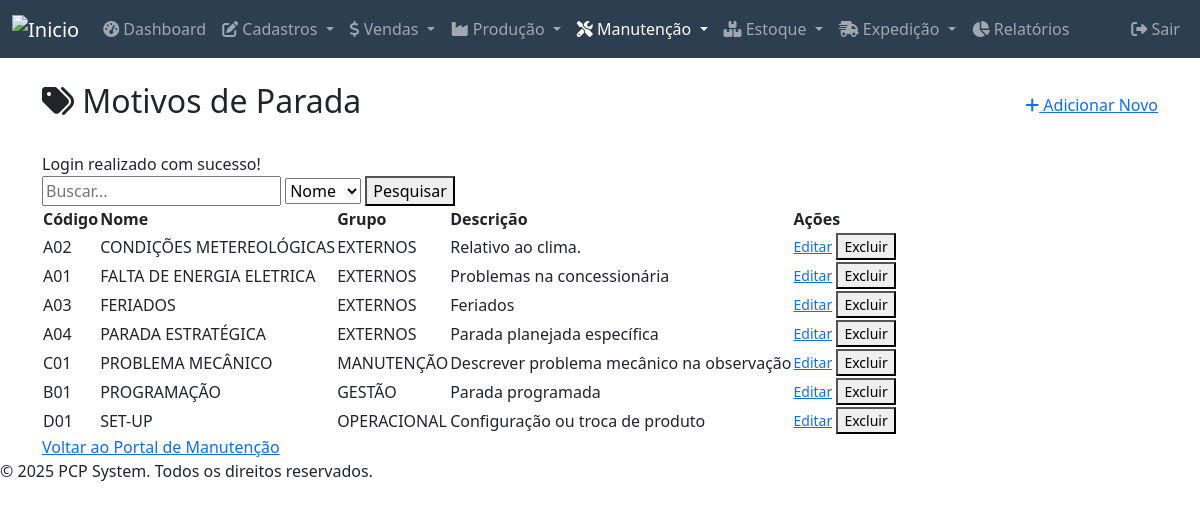
Page /modules/manutencao/motivos/index.php (signed in) on the committed database.
### tables this page shows
CREATE TABLE `motivos_parada` (
  `id` int(11) NOT NULL,
  `codigo` varchar(20) NOT NULL,
  `nome` varchar(100) NOT NULL,
  `descricao` text DEFAULT NULL,
  `grupo` varchar(50) DEFAULT NULL,
  `created_at` timestamp NOT NULL DEFAULT current_timestamp(),
  `updated_at` timestamp NOT NULL DEFAULT current_timestamp() ON UPDATE current_timestamp(),
  `deleted_at` datetime DEFAULT NULL
);

### public_html/config/database.php (called while the page is built, shortened)
<?php
function sanitizeInput($data) {
    $data = (string) $data;
    $data = trim($data);
    $data = stripslashes($data);
    $data = htmlspecialchars($data, ENT_QUOTES, 'UTF-8');
    return $data;
}
?>

### public_html/modules/manutencao/motivos/index.php (the view, shortened to what this page needs)
<?php
require_once __DIR__ . '/../../../config/database.php';
require_once __DIR__ . '/../../../includes/header.php';
$conn = connectDB();
$search_term = sanitizeInput($_GET['search_term'] ?? '');
$filter_field = sanitizeInput($_GET['filter_field'] ?? 'nome');
$filter_options = [
    'codigo' => 'Código',
    'nome' => 'Nome',
    'grupo' => 'Grupo'
];
$items_per_page = 10;
$current_page = isset($_GET['page']) ? (int)$_GET['page'] : 1;
$offset = ($current_page - 1) * $items_per_page;
$where_clause = " WHERE deleted_at IS NULL ";
$params = [];
$sql_fetch = "SELECT * FROM motivos_parada" . $where_clause . " ORDER BY nome ASC LIMIT ? OFFSET ?";
$params_fetch = array_merge($params, [$items_per_page, $offset]);
$result_fetch = $conn->execute_query($sql_fetch, $params_fetch);
$motivos = $result_fetch->fetch_all(MYSQLI_ASSOC);
?>
<div class="container mt-4">
    <div class="d-flex justify-content-between align-items-center mb-4">
        <h2><i class="fas fa-tags"></i> Motivos de Parada</h2>
        <a href="adicionar.php" class="button add"><i class="fas fa-plus"></i> Adicionar Novo</a>
    </div>
    <?php if (isset($_SESSION['message'])): ?>
    <div class="message <?php echo htmlspecialchars($_SESSION['message_type']); ?>">
        <?php echo $_SESSION['message']; ?>
    </div>
    <?php endif; ?>
    <div class="search-container">
        <form action="index.php" method="GET" class="search-form-inline">
            <input type="text" name="search_term" placeholder="Buscar..." value="<?php echo htmlspecialchars($search_term); ?>">
            <select name="filter_field">
                <?php foreach ($filter_options as $field_value => $field_label): ?>
                    <option value="<?php echo htmlspecialchars($field_value); ?>" <?php echo ($filter_field === $field_value) ? 'selected' : ''; ?>>
                        <?php echo htmlspecialchars($field_label); ?>
                    </option>
                <?php endforeach; ?>
            </select>
            <button type="submit" class="button">Pesquisar</button>
        </form>
    </div>
    <?php if (!empty($motivos)): ?>
        <table>
            <thead>
                <tr>
                    <th>Código</th>
                    <th>Nome</th>
                    <th>Grupo</th>
                    <th>Descrição</th>
                    <th>Ações</th>
                </tr>
            </thead>
            <tbody>
                <?php foreach ($motivos as $motivo): ?>
                    <tr>
                        <td><?php echo htmlspecialchars($motivo['codigo']); ?></td>
                        <td><?php echo htmlspecialchars($motivo['nome']); ?></td>
                        <td><?php echo htmlspecialchars($motivo['grupo']); ?></td>
                        <td><?php echo htmlspecialchars($motivo['descricao']); ?></td>
                        <td>
                            <a href="editar.php?id=<?php echo $motivo['id']; ?>" class="button edit small">Editar</a>
                            <button class="button delete small" onclick="showDeleteModal('motivos_parada', <?php echo $motivo['id']; ?>)">Excluir</button>
                        </td>
                    </tr>
                <?php endforeach; ?>
            </tbody>
        </table>
    <?php else: ?>
        <p style="text-align: center; margin-top: 20px;">Nenhum motivo de parada encontrado.</p>
    <?php endif; ?>
        <a href="../index.php" class="back-link mt-4">Voltar ao Portal de Manutenção</a>
</div>
<?php
require_once __DIR__ . '/../../../includes/footer.php';
?>

### rows in the picture
motivos_parada: codigo "A02", nome "CONDIÇÕES METEREOLÓGICAS", grupo "EXTERNOS", descricao "Relativo ao clima."
motivos_parada: codigo "A01", nome "FALTA DE ENERGIA ELETRICA", grupo "EXTERNOS", descricao "Problemas na concessionária"
motivos_parada: codigo "A03", nome "FERIADOS", grupo "EXTERNOS", descricao "Feriados"
motivos_parada: codigo "A04", nome "PARADA ESTRATÉGICA", grupo "EXTERNOS", descricao "Parada planejada específica"
motivos_parada: codigo "C01", nome "PROBLEMA MECÂNICO", grupo "MANUTENÇÃO", descricao "Descrever problema mecânico na observação"
motivos_parada: codigo "B01", nome "PROGRAMAÇÃO", grupo "GESTÃO", descricao "Parada programada"
motivos_parada: codigo "D01", nome "SET-UP", grupo "OPERACIONAL", descricao "Configuração ou troca de produto"

### other values in the picture
$_SESSION['message'] "Login realizado com sucesso!"
form field filter_field "Nome"
